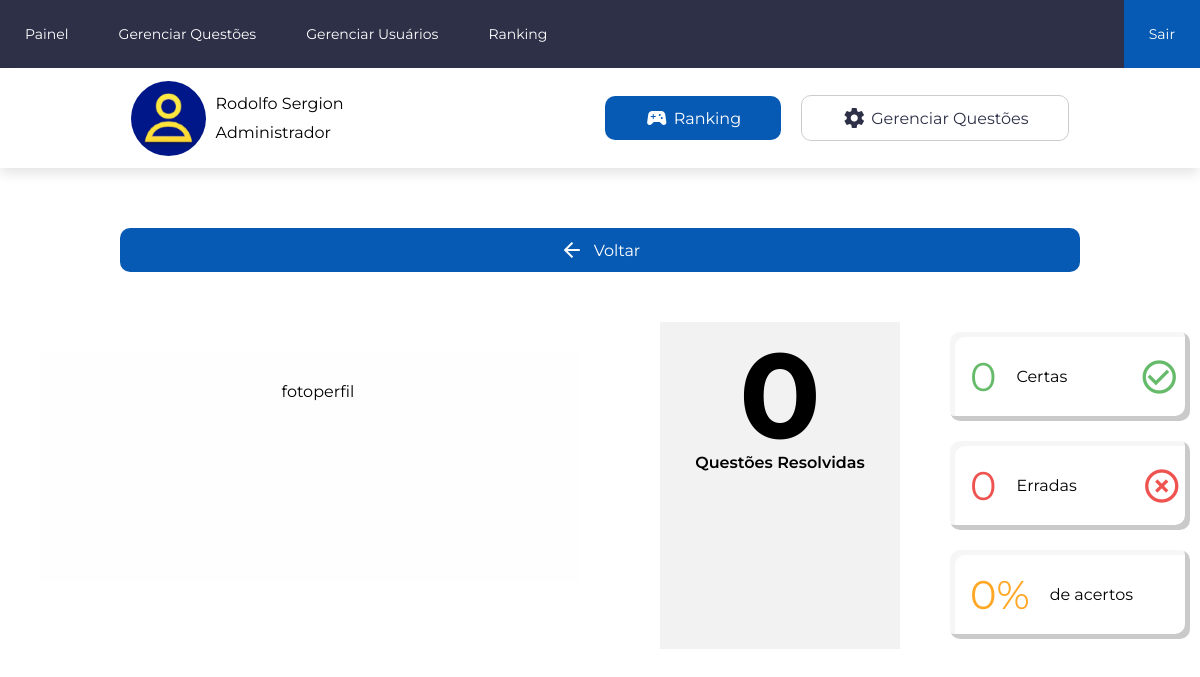
Page /adm/visualizarUsuario.php (signed in) on the committed database.
### tables this page shows
CREATE TABLE `administrador` (
  `id_adm` int(11) NOT NULL,
  `nome` varchar(100) NOT NULL,
  `sobrenome` varchar(100) NOT NULL,
  `email` varchar(255) NOT NULL,
  `senha` varchar(255) NOT NULL,
  `apelido` varchar(100) NOT NULL,
  `foto` text NOT NULL
);

### backend/dao/UserDAO.php (called while the page is built, shortened)
<?php
class UserDAO implements IUserDAO
{
    private $Conn;
    public function __construct(PDO $conn)
    {
        $this->Conn = $conn;
    }
    public function getDadosADM($id_usuario)
    {
        $stmt = $this->Conn->prepare("SELECT * FROM administrador WHERE id_adm = :id_usuario");
        $stmt->bindParam(":id_usuario", $id_usuario);
        $stmt->execute();
        $row = $stmt->fetch(PDO::FETCH_ASSOC);
        return $row;
    }
}

### content/painel.php (the view, shortened to what this page needs)
<?php
require_once("header.php");
require_once("../backend/conexao.php");
require_once("../backend/dao/UserDAO.php");
$userDAO = new UserDAO($conn);
if (!isset($_SESSION)) {
    session_start();
} else {
    $id = $_SESSION["id_usuario"];
    $adm = $_SESSION["adm"];
    if ($adm == false) {
        $Usuario = $userDAO->getDados($id);
    } else {
        $Usuario = $userDAO->getDadosADM($id);
    }
}
?>
<div id="userMenu-container">
    <div id="userDetails">
        <img src="../img/fotos_perfil/<?= $Usuario["foto"];?>" id="userImg" alt="fotoperfil" name="foto">
        <div id="userDetails-txt">
            <p><?= $Usuario['nome'] ?> <?= $Usuario['sobrenome'] ?></p>
            <?php if ($adm == false) : ?>
                <p>Pontos: <?= $Usuario['pontos'] ?></p>
            <?php else : ?>
                <p>Administrador</p>
            <?php endif ?>
        </div>
    </div>
    <div id="userActions">
        <a href="../pages/ranking.php" class="action-link"><i class="material-icons">sports_esports</i> Ranking</a>
        <?php if ($adm == false) : ?>
            <a href="../pages/perfil.php" class="action-link"><i class="material-icons">account_circle</i>Perfil</a>
        <?php else : ?>
            <a href="../adm/gerenciarQuestoes.php" class="action-link"><i class="material-icons">settings</i>Gerenciar Questões</a>
        <?php endif ?>
    </div>
</div>

### css/style.css (style rules this page uses)
* { font-family: 'Montserrat', sans-serif; box-sizing: border-box; padding: 0; margin: 0; }
#userMenu-container { justify-content: space-around; align-items: center; width: 100%; height: 100px; background-color: #ffffff; box-shadow: -1px 7px 11px -1px rgba(0, 0, 0, 0.1); }
#userDetails, #user, #userMenu-container, #userActions, .action-link { display: flex; }
#userDetails { align-items: center; gap: 10px; }
#userImg { width: 75px; height: 75px; border-radius: 50%; }
#userDetails-txt p { margin: 10px 0; }
#userActions { gap: 20px; }
.action-link, #userActions { align-items: center; }
.action-link { text-decoration: none; padding: 10px 40px; border-radius: 10px; transition: 0.3s; }
.action-link:first-child { color: #fff; background-color: #075AB3; }
.action-link:last-child { color: #2D3047; border: 1px solid #ccc; }
.action-link i { margin-right: 5px; }

### rows in the picture
administrador: foto (placeholder picture), nome "Rodolfo", sobrenome "Sergion"

### other values in the picture
$questoesRespondidas "0"
$questoesAcertadas "0"
$questoesErradas "0"
$taxa "0"
